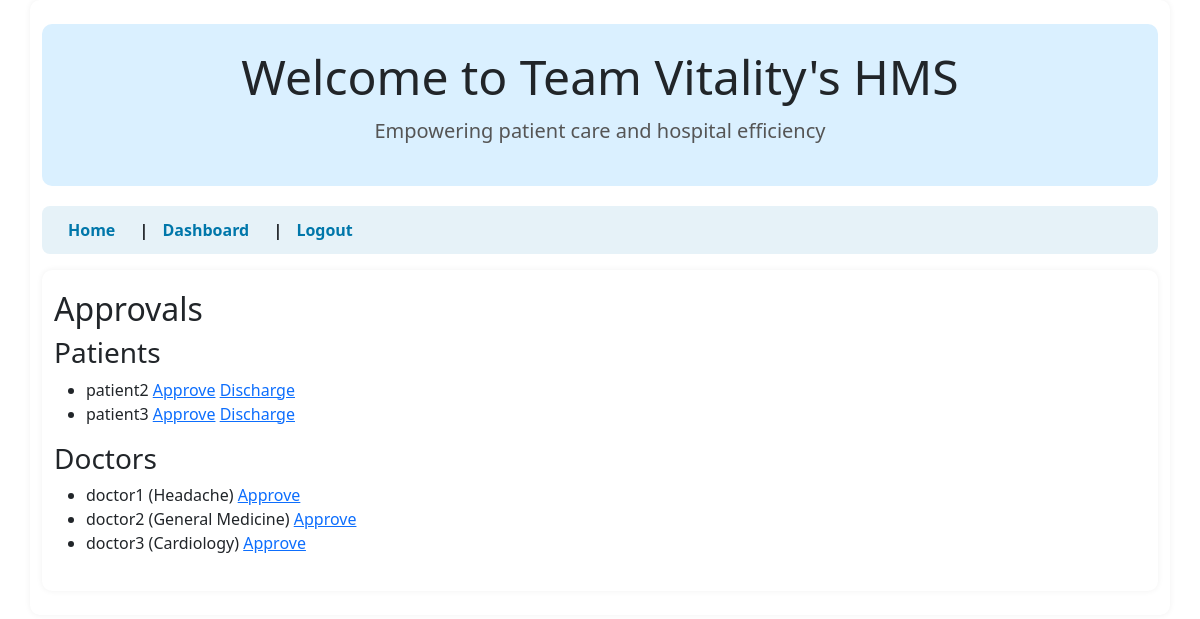
/adminpanel/approvals/ (signed in), run on the app's committed database.
### patients/models.py (models this page shows, shortened)
class Patient(models.Model):
    user = models.OneToOneField(User, on_delete=models.CASCADE, related_name='patient')
    symptoms = models.TextField()
    approved = models.BooleanField(default=False)  # mirrors Profile.approved (for convenience)
    is_discharged = models.BooleanField(default=False)
    discharge_date = models.DateField(null=True, blank=True)
    history = models.TextField(blank=True, default='')

### doctors/models.py (models this page shows, shortened)
class Doctor(models.Model):
    user = models.OneToOneField(User, on_delete=models.CASCADE, related_name='doctor')
    specialization = models.CharField(max_length=120)
    approved = models.BooleanField(default=False)

### adminpanel/views.py (the view)
# urls.py: path('approvals/', approvals, name='approvals'),
@login_required
@role_required('Admin')
def approvals(request):
    pending_patients = Patient.objects.filter(approved=False)
    pending_doctors = Doctor.objects.filter(approved=False)
    return render(request, 'adminpanel/approvals.html', {'pending_patients': pending_patients, 'pending_doctors': pending_doctors})

### accounts/utils.py (called while the page is built)
def role_required(role_name):
    def decorator(view_func):
        @wraps(view_func)
        def _wrapped(request, *args, **kwargs):
            user = request.user
            if not user.is_authenticated:
                from django.contrib.auth.views import redirect_to_login
                return redirect_to_login(next=request.get_full_path())
            profile = getattr(user, 'profile', None)
            if not profile or profile.role != role_name:
                raise PermissionDenied
            if role_name in ('Patient', 'Doctor') and not profile.approved:
                raise PermissionDenied
            return view_func(request, *args, **kwargs)
        return _wrapped
    return decorator

### templates/adminpanel/approvals.html
{% extends 'base.html' %}
{% block content %}
<h2>Approvals</h2>
<h3>Patients</h3>
<ul>
  {% for p in pending_patients %}
    <li>{{ p.user.username }} <a href="{% url 'approve_patient' p.id %}">Approve</a>
      <a href="{% url 'discharge_patient' p.id %}">Discharge</a></li>
  {% empty %}<li>No pending patients.</li>{% endfor %}
</ul>
<h3>Doctors</h3>
<ul>
  {% for d in pending_doctors %}
    <li>{{ d.user.username }} ({{ d.specialization }}) <a href="{% url 'approve_doctor' d.id %}">Approve</a></li>
  {% empty %}<li>No pending doctors.</li>{% endfor %}
</ul>
{% endblock %}

### static/css/style.css (style rules this page uses)
body { font-family: 'Segoe UI', sans-serif; background-color: #f0f9ff; color: #333; margin: 0; padding: 0; }
h1, h2 { color: #0055aa; margin-bottom: 10px; }
.container { background-color: #ffffff; padding: 20px; border-radius: 10px; box-shadow: 0 0 6px rgba(0, 0, 0, 0.06); }

### data on the page
Patient: user.username "patient2"
Patient: user.username "patient3"
Doctor: user.username "doctor1", specialization "Headache"
Doctor: user.username "doctor2", specialization "General Medicine"
Doctor: user.username "doctor3", specialization "Cardiology"
